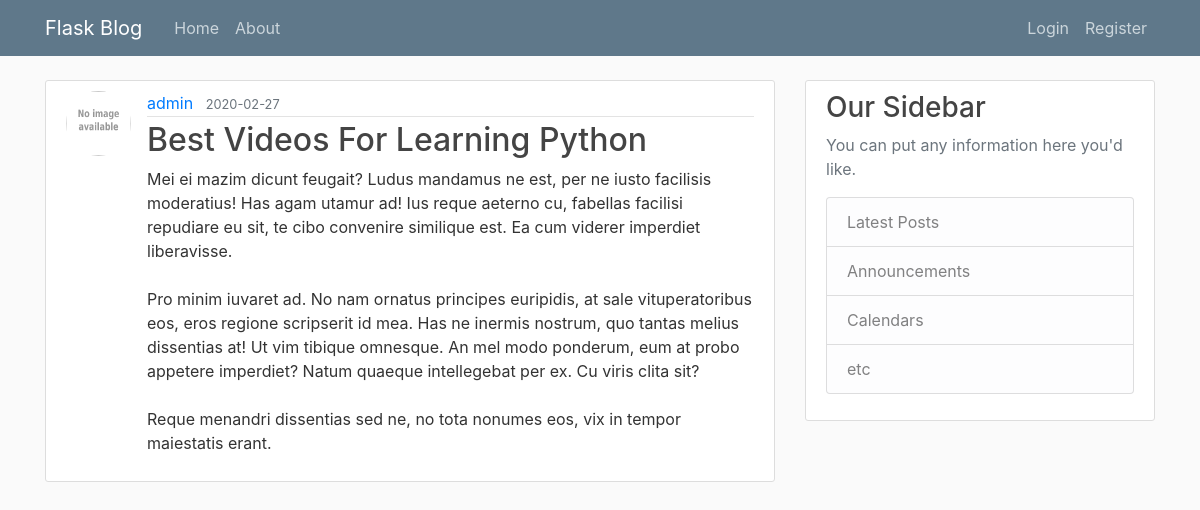
Screenshot of /post/21 with the database file from the repository.
### flaskblog/models.py (models this page shows, shortened)
class User(db.Model, UserMixin):
    id = db.Column(db.Integer, primary_key=True)
    username = db.Column(db.String(20), unique=True, nullable=False)
    email = db.Column(db.String(120), unique=True, nullable=False)
    image_file = db.Column(db.String(20), nullable=False, default='default.jpg')
    password = db.Column(db.String(60), nullable=False)
    posts = db.relationship('Post', backref='author', lazy=True)

class Post(db.Model):
    id = db.Column(db.Integer, primary_key=True)
    title = db.Column(db.String(100), nullable=False)
    date_posted = db.Column(db.DateTime, nullable=False, default=datetime.utcnow)
    content = db.Column(db.Text, nullable=False)
    user_id = db.Column(db.Integer, db.ForeignKey('user.id'), nullable=False)

### flaskblog/posts/routes.py (the view)
@posts.route('/post/<int:post_id>')
def post(post_id):
    post = Post.query.get_or_404(post_id)
    return render_template('post.html', title=post.title, post=post)

### flaskblog/templates/post.html (shortened to what this page needs)
{% extends 'layout.html' %}
{% block content %}
    <article class="media content-section">
        <img src="{{ url_for('static', filename='profile_pics/' + post.author.image_file) }}" alt="" class="rounded-circle article-img">
        <div class="media-body">
        <div class="article-metadata">
            <a class="mr-2" href="#">{{ post.author.username }}</a>
            <small class="text-muted">{{ post.date_posted.strftime('%Y-%m-%d') }}</small>
        </div>
        <h2 class="article-title">{{ post.title }}</h2>
        <p class="article-content">{{ post.content }}</p>
        </div>
    </article>
{% endblock content %}

### flaskblog/static/main.css (style rules this page uses)
body { background: #fafafa; color: #333333; margin-top: 5rem; }
h1, h2, h3, h4, h5, h6 { color: #444444; }
.content-section { background: #ffffff; padding: 10px 20px; border: 1px solid #dddddd; border-radius: 3px; margin-bottom: 20px; }
.article-title { color: #444444; }
.article-content { white-space: pre-line; }
.article-img { height: 65px; width: 65px; margin-right: 16px; }
.article-metadata { padding-bottom: 1px; margin-bottom: 4px; border-bottom: 1px solid #e3e3e3 }

### rows the page displays
User: image_file (placeholder picture), author.username "admin"
Post: date_posted "2020-02-27", title "Best Videos For Learning Python", content "Mei ei mazim dicunt feugait? Ludus mandamus ne est, per ne iusto facilisis moderatius! Has agam utamur ad! Ius reque aeterno cu, fabellas facilisi repudiare eu sit, te cibo convenire similique est. Ea cum viderer imperdiet liberavisse. Pro minim iuvaret ad. No nam ornatus principes euripidis, at sale vituperatoribus eos, eros regione scripserit id mea. Has ne inermis nostrum, quo tantas melius dissentias at! Ut vim tibique omnesque. An mel modo ponderum, eum at probo appetere imperdiet? Natum quaeque intellegebat per ex. Cu viris clita sit? Reque menandri dissentias sed ne, no tota nonumes eos, vix in tempor maiestatis erant."
